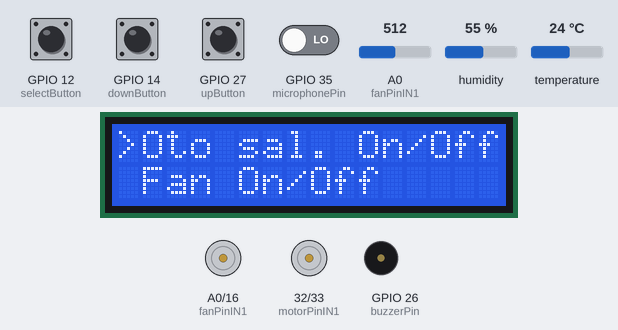
Bench run of a sketch on a simulated ESP8266 (NodeMCU). Parts: 16×2 character LCD, motor-driver pin pairs drawn as motors (green arrow = first pin HIGH = forward, orange = second pin HIGH = backward, longer = more drive, scaled by the enable pin), buzzer (waves = sounding, pin HIGH). Inputs (shaded band) come from the test bench; at power-on: GPIO 12 (selectButton), GPIO 14 (downButton), GPIO 27 (upButton) HIGH, GPIO 35 (microphonePin) LOW, A0 (fanPinIN1) = 512, humidity 55 %, temperature 24 °C. WiFi joins after 1.5 s; servers stay silent unless stated; the audio player accepts every command and is not drawn; the Firebase database answers and starts empty; what the sketch prints to the serial monitor is not drawn.

Above: at 6.3 s.
6.4 s: GPIO 12 (selectButton) pulled LOW for 1 s
At 7.4 s:
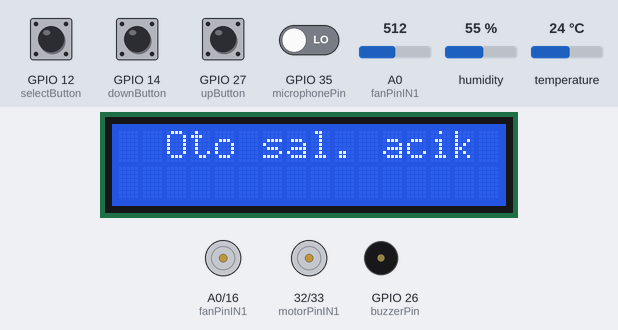
17.2 s: GPIO 14 (downButton) pulled LOW for 0.15 s
At 18.4 s:
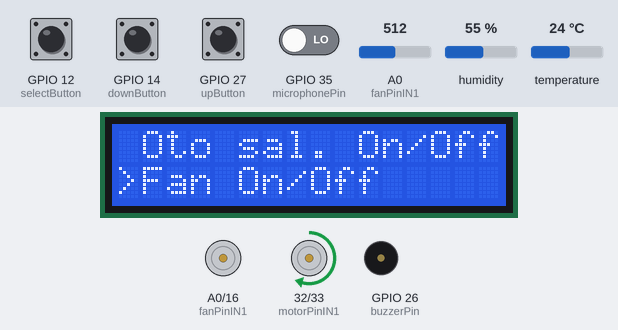
18.8 s: GPIO 12 (selectButton) pulled LOW for 0.15 s
At 20.3 s:
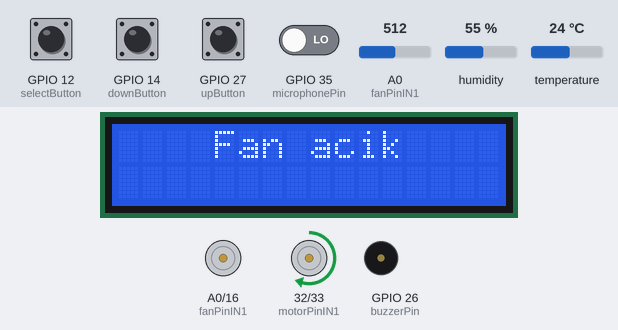
27.4 s: GPIO 14 (downButton) pulled LOW for 1 s
At 28.0 s:
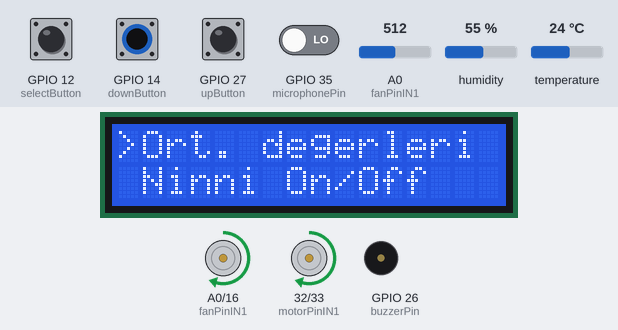
29.9 s: GPIO 12 (selectButton) pulled LOW for 0.15 s
At 31.1 s:
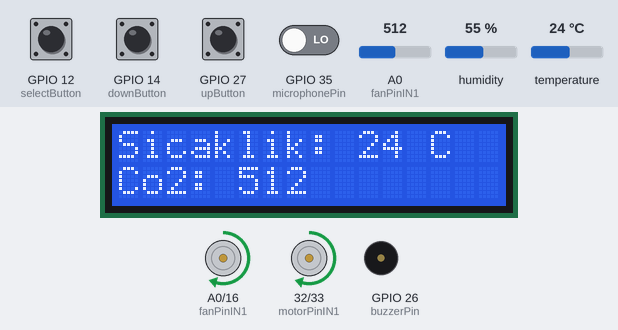
36.7 s: GPIO 14 (downButton) pulled LOW for 1 s
At 37.4 s:
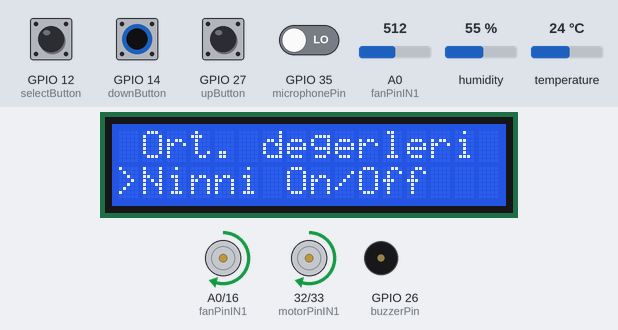
Timing chart, 0 to 39.7 s (numbered marks = the images above; inputs shaded):
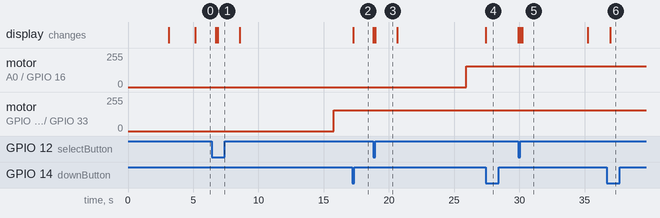

The sketch:

Main.ino
```cpp
#include <Wire.h>
#include <LiquidCrystal_I2C.h>
#include <Arduino.h>
#include <Firebase_ESP_Client.h>
#include "addons/TokenHelper.h"
#include "addons/RTDBHelper.h"
#include <DHT.h>
#include <SoftwareSerial.h>
#include <DFRobotDFPlayerMini.h>

#if defined(ESP32)
  #include <WiFi.h>
#elif defined(ESP8266)
  #include <ESP8266WiFi.h>
#endif

#define DHTPIN 23         // DHT11 sensörünün veri pini
#define DHTTYPE DHT11     // Sensör tipi

#define WIFI_SSID "İlkcan53"
#define WIFI_PASSWORD "ilkcan5353"
#define API_KEY "AIzaSyDC1tdIUc93KMK5igXftqZFQnZLoZgJwKM"
#define DATABASE_URL "https://babymonitorwithesp32-default-rtdb.europe-west1.firebasedatabase.app"

LiquidCrystal_I2C lcd(0x27, 16, 2);
DHT dht(DHTPIN, DHTTYPE);

FirebaseData fbdo;
FirebaseAuth auth;
FirebaseConfig config;
unsigned long sendDataPrevMillis = 0;
bool signupOK = false;
const long interval = 5000;  // Verileri her 5 saniyede bir gönder
unsigned long lastSendTime = 0;

int fanPinEN = 5;  // PWM
int fanPinIN1 = 17; // Direction pin 1
int fanPinIN2 = 16; // Direction pin 2

int motorPinEN = 25;  // PWM
int motorPinIN1 = 32; // Direction pin 1
int motorPinIN2 = 33; // Direction pin 2

const int RX_PIN = 18;  // ESP32'nin RX pini
const int TX_PIN = 19;  // ESP32'nin TX pini

int upButton = 27;
int downButton = 14;
int selectButton = 12;
int menu = 1;

int carbonSensorPin = 34;
int microphonePin = 35;
int buzzerPin = 26;

SoftwareSerial mySoftwareSerial(RX_PIN, TX_PIN);
DFRobotDFPlayerMini myDFPlayer;

void setupWiFi() {
  WiFi.begin(WIFI_SSID, WIFI_PASSWORD);
  lcd.print("      Wi-Fi     ");
  lcd.setCursor(0, 1);
  lcd.print("  Baglaniyor... ");

  while (WiFi.status() != WL_CONNECTED) {
    delay(300);
    Serial.print(".");
  }
  Serial.println();
  Serial.print("Bağlanılan IP: ");
  Serial.println(WiFi.localIP());
}

void setupFirebase() {
  config.api_key = API_KEY;
  config.database_url = DATABASE_URL;

  if (Firebase.signUp(&config, &auth, "", "")) {
    signupOK = true;
    Serial.println("Firebase: Kayit basarili");
  } else {
    Serial.printf("Firebase: Kayit basarisiz, %s\n", config.signer.signupError.message.c_str());
  }
  config.token_status_callback = tokenStatusCallback;
  Firebase.begin(&config, &auth);
  Firebase.reconnectWiFi(true);
}

void setup() {
  lcd.init();
  lcd.backlight();
  lcd.print("   Baby Sense");
  delay(3000);
  lcd.clear();

  pinMode(upButton, INPUT_PULLUP);
  pinMode(downButton, INPUT_PULLUP);
  pinMode(selectButton, INPUT_PULLUP);

  dht.begin();
  Serial.begin(115200);
  mySoftwareSerial.begin(9600);

  pinMode(motorPinEN, OUTPUT);
  pinMode(motorPinIN1, OUTPUT);
  pinMode(motorPinIN2, OUTPUT);
  pinMode(fanPinEN, OUTPUT);
  pinMode(fanPinIN1, OUTPUT);
  pinMode(fanPinIN2, OUTPUT);
  pinMode(DHTPIN, INPUT);
  pinMode(carbonSensorPin, INPUT);
  pinMode(microphonePin, INPUT);
  pinMode(buzzerPin, OUTPUT);

  setupWiFi();
  setupFirebase();

  myDFPlayer.begin(mySoftwareSerial);
  myDFPlayer.volume(25);
  Serial.println("DFPlayer Mini baglandi.");

  updateMenu();
}

void updateMenu() {
  lcd.clear();
  switch (menu) {
    case 1:
      lcd.print(">Oto sal. On/Off");
      lcd.setCursor(0, 1);
      lcd.print(" Fan On/Off");
      break;
    case 2:
      lcd.print(" Oto sal. On/Off");
      lcd.setCursor(0, 1);
      lcd.print(">Fan On/Off");
      break;
    case 3:
      lcd.print(">Ort. degerleri");
      lcd.setCursor(0, 1);
      lcd.print(" Ninni On/Off");
      break;
    case 4:
      lcd.print(" Ort. degerleri");
      lcd.setCursor(0, 1);
      lcd.print(">Ninni On/Off");
      break;
    default:
      menu = 1;
      updateMenu();
      break;
  }
  Serial.print("Menu guncellendi: ");
  Serial.println(menu);
}

void toggleControl(const char* path, const char* onMsg, const char* offMsg) {
  lcd.clear();
  if (Firebase.RTDB.getInt(&fbdo, path)) {
    int status = fbdo.intData();
    lcd.print(status == 1 ? offMsg : onMsg);
    Firebase.RTDB.setInt(&fbdo, path, status == 1 ? 0 : 1);
    Serial.print(path);
    Serial.print(" degistirildi: ");
    Serial.println(status == 1 ? 0 : 1);
  } else {
    Serial.print("Firebase'den veri alinamadi: ");
    Serial.println(path);
  }
  delay(1500);
}

void displaySensorValues() {
  lcd.clear();
  if (Firebase.RTDB.getInt(&fbdo, "/sensorESP32/isi")) {
    lcd.print("Sicaklik: ");
    lcd.print(fbdo.intData());
    lcd.print(" C");
    lcd.setCursor(0, 1);
    Serial.print("Sicaklik: ");
    Serial.print(fbdo.intData());
    Serial.println(" C");
  }
  if (Firebase.RTDB.getInt(&fbdo, "/sensorESP32/co2")) {
    lcd.print("Co2: ");
    lcd.print(fbdo.intData());
    Serial.print("CO2: ");
    Serial.println(fbdo.intData());
  }
  delay(5000);
}

void handleMotorControl(int motorPinIN1, int motorPinIN2, int motorPinEN, const char* path) {
  if (Firebase.RTDB.getInt(&fbdo, path)) {
    int status = fbdo.intData();
    digitalWrite(motorPinIN1, status == 1 ? HIGH : LOW);
    digitalWrite(motorPinIN2, status == 1 ? LOW : LOW);
    analogWrite(motorPinEN, status == 1 ? 155 : 0);
    Serial.print(path);
    Serial.print(" kontrol durumu: ");
    Serial.println(status == 1 ? "ACIK" : "KAPALI");
  } else {
    Serial.print("Firebase'den veri alinamadi: ");
    Serial.println(path);
  }
}

void readDHTSensor() {
  float humidity = dht.readHumidity();
  float temperature = dht.readTemperature();

  if (isnan(humidity) || isnan(temperature)) {
    Serial.println("DHT11: Sensorden veri okunamadi!");
    lcd.clear();
    lcd.print("DHT11 HATA");
    delay(2000);
    return;
  }

  Firebase.RTDB.setFloat(&fbdo, "/sensorESP32/nemOrani", humidity);
  Firebase.RTDB.setFloat(&fbdo, "/sensorESP32/isi", temperature);
  Serial.print("Nem Orani: ");
  Serial.println(humidity);
  Serial.print("Sicaklik: ");
  Serial.println(temperature);
}

void checkSound() {
  static int previousSoundStatus = -1;
  if (Firebase.RTDB.getInt(&fbdo, "/sensorESP32/sound")) {
    int soundStatus = fbdo.intData();
    if (soundStatus != previousSoundStatus) {
      if (soundStatus == 1) {
        myDFPlayer.play(1);
        Serial.println("Muzik caliyor");
      } else {
        myDFPlayer.stop();
        Serial.println("Muzik durdu");
      }
      previousSoundStatus = soundStatus;
    }
  } else {
    Serial.print("Ses kontrolu hatasi: ");
    Serial.println(fbdo.errorReason());
  }
}

void checkMicrophone() {
  static unsigned long lastCheckTime = 0;
  static int soundCount = 0;

  if (millis() - lastCheckTime >= 1000) {
    lastCheckTime = millis();

    int soundLevel = digitalRead(microphonePin);
    if (soundLevel == HIGH) {
      soundCount++;
    }

    if (soundCount > 3) {
      Firebase.RTDB.setInt(&fbdo, "/sensorESP32/mikrofon", 1);
      Serial.println("Mikrofon aktif");
    } else {
      Firebase.RTDB.setInt(&fbdo, "/sensorESP32/mikrofon", 0);
      Serial.println("Mikrofon pasif");
    }

    static unsigned long lastResetTime = 0;
    if (millis() - lastResetTime >= 10000) {
      lastResetTime = millis();
      soundCount = 0;
    }
  }
}

void handleMenuSelection() {
  switch (menu) {
    case 1:
      toggleControl("/sensorESP32/motorControl", "  Oto sal. acik", "Oto sal. kapali");
      break;
    case 2:
      toggleControl("/sensorESP32/fanControl", "    Fan acik", "   Fan kapali");
      break;
    case 3:
      displaySensorValues();
      break;
    case 4:
      toggleControl("/sensorESP32/sound", "    Ninni acik", "   Ninni kapali");
      break;
  }
  updateMenu();
}

void readCO2Sensor() {
  const int numReadings = 10;
  int readings[numReadings];
  int total = 0;
  int average = 0;

  for (int i = 0; i < numReadings; i++) {
    readings[i] = analogRead(carbonSensorPin);
    total += readings[i];
    delay(50);
  }

  average = total / numReadings;

  if (Firebase.ready() && auth.token.uid.c_str()) {
    if (!Firebase.RTDB.setInt(&fbdo, "/sensorESP32/co2", average)) {
      Serial.print("Firebase gonderim hatasi: ");
      Serial.println(fbdo.errorReason());
    }
  } else {
    Serial.println("Firebase servisi veya oturum hazir degil.");
  }

  Serial.print("CO2 sensor degeri: ");
  Serial.println(average);

  if (average > 2000) {
    digitalWrite(buzzerPin, HIGH);
    Serial.println("Buzzer acik");
  } else {
    digitalWrite(buzzerPin, LOW);
    Serial.println("Buzzer kapali");
  }
}

void loop() {
  checkMicrophone();
  if (Firebase.ready() && signupOK && (millis() - sendDataPrevMillis > 10000 || sendDataPrevMillis == 0)) {
    sendDataPrevMillis = millis();
    readDHTSensor();
    handleMotorControl(motorPinIN1, motorPinIN2, motorPinEN, "/sensorESP32/motorControl");
    handleMotorControl(fanPinIN1, fanPinIN2, fanPinEN, "/sensorESP32/fanControl");
    checkSound();
  }

  if (millis() - lastSendTime > interval) {
    readCO2Sensor();
    lastSendTime = millis();
  }

  if (!digitalRead(downButton)) {
    menu++;
    updateMenu();
    delay(100);
    while (!digitalRead(downButton));
  }
  if (!digitalRead(upButton)) {
    menu--;
    updateMenu();
    delay(100);
    while(!digitalRead(upButton));
  }
  if (!digitalRead(selectButton)) {
    handleMenuSelection();
    delay(100);
    while (!digitalRead(selectButton));
  }
}
```

Measured:
- after the input at 6.4 s, motor on GPIO 32 (motorPinIN1) / GPIO 33 (motorPinIN2): stopped → forward 155/255 after 9.4 s; the display: first changes after 0.33 s (image 1 shows a later state)
- after the input at 17.2 s, the display: changes after 0.05 s (image 2)
- after the input at 18.8 s, motor on A0 (fanPinIN1) / GPIO 16 (fanPinIN2): stopped → forward 155/255 after 7.1 s; the display: first changes at once (image 3 shows a later state)
- after the input at 27.4 s, the display: changes at once (image 4)
- after the input at 29.9 s, the display: first changes at once (image 5 shows a later state)
- after the input at 36.7 s, the display: changes after 0.26 s (image 6)
- what the display in image 3 shows lasts 1.6 s, from 19.0 s to 20.6 s
